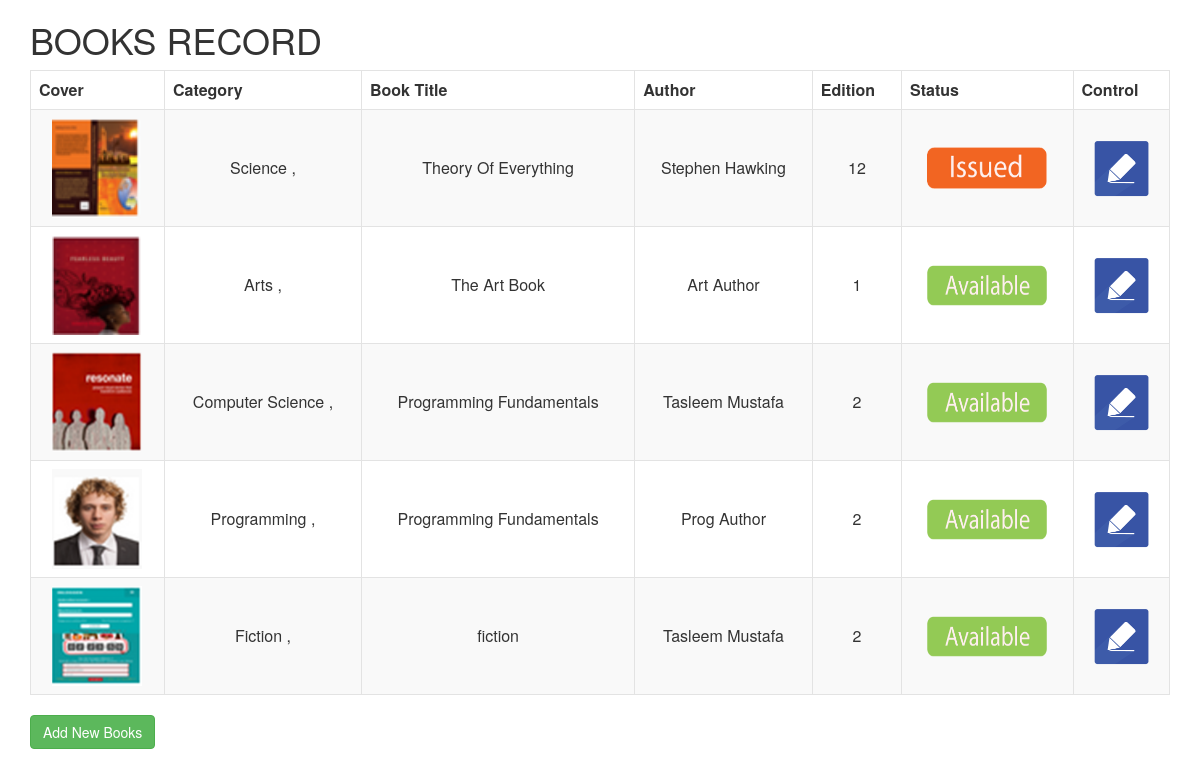
The page / on the database its author committed.
### tables this page shows
CREATE TABLE `books` (
  `id` int(100) NOT NULL,
  `name` varchar(255) NOT NULL,
  `author` varchar(100) NOT NULL,
  `edition` varchar(50) NOT NULL,
  `image` varchar(255) NOT NULL,
  `issued` int(11) NOT NULL DEFAULT '0'
);

### index.php (the view, shortened to what this page needs)
<html>
<head>
    <link rel="stylesheet" href="style.css" type="text/css">
    <link rel="stylesheet" href="Content/bootstrap.min.css" type="text/css">
    </head>
<body>
    <div class="container">
         <h1 class="header">BOOKS RECORD</h1>
    <table id="tableg" class="table table-striped" >
       <tr>
            <th  id="g">Cover</th>
            <th>Category</th>
            <th>Book Title</th>
            <th>Author</th>
            <th>Edition</th>
           <th>Status</th>
           <th>Control</th>
        </tr>
    <?php
        $q = "select * from books";
        $qres = mysql_query($q);
    while( $row = mysql_fetch_array ($qres)){
        if($row['image'] == ""){
            $image =  "images/no_cover.png";
        }else{
            $image  = $row['image'];
        }
        if($row['issued'] == 1){
            $status = "images/issued.png";
        }else{
            $status = "images/Available.png";
        }
        $cgs = "";
        $cq = "SELECT category_id FROM categories where book_id =  '".$row['id']."' ;";
        $reet = mysql_query($cq);
        while($cat =  mysql_fetch_array($reet)){
            $nq = "select name from category_details where category_id = '".$cat['category_id']."' ;";
        $name =     mysql_fetch_array(mysql_query($nq));
            $cgs .= $name[0] ." ,";
        }
        echo "<tr>
                    <td><img src='".$image."' style='height:100px; width:90px;'/></td>
                    <td>".$cgs."</td>
                    <td>".$row['name']."</td>
                    <td>".$row['author']."</td>
                    <td>".$row['edition']."</td>
                    <td><a href= '#'><img style='width:120px; height:42px; ' src='".$status."'/></a></td>
                    <td><a href='edit.php?id=".$row['id']."'><img style='width:60px; height:60px;' src='images/edit.png'/></a></td>
        ";
    }
    ?>
        </table>
        <a href="add.php"><input type="submit" name="add" value="Add New Books" class="btn btn-success"  ></a>
		<br>		<br>
		<br>
		<br>
		<br>
    </div>
    </body>
</html>

### style.css (style rules this page uses)
#tableg { border:1px solid #E3E3E3; }
#tableg tr { border:1px solid #E3E3E3; }
#tableg tr td { border:1px solid #E3E3E3; text-align: center; vertical-align: middle; }
#tableg tr th { border:1px solid #E3E3E3; background-color: white; }
#tableg tr:nth-child(even) { background-color: #f9f9f9; }
#tableg tr:nth-child(odd) { background-color: white; }

### rows shown on the page
books: image (picture), cgs "Science ,", name "Theory Of Everything", author "Stephen Hawking", edition "12", shows a picture
books: image (picture), cgs "Arts ,", name "The Art Book", author "Art Author", edition "1"
books: image (picture), cgs "Computer Science ,", name "Programming Fundamentals", author "Tasleem Mustafa", edition "2"
books: image (picture), cgs "Programming ,", name "Programming Fundamentals", author "Prog Author", edition "2"
books: image (picture), cgs "Fiction ,", name "fiction", author "Tasleem Mustafa", edition "2"
